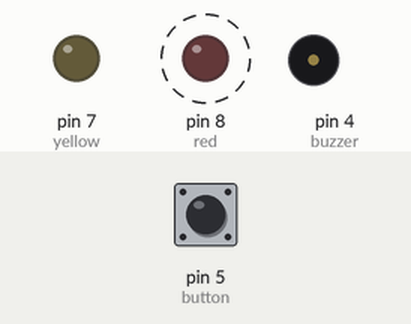
This sketch was run on a simulated Arduino Uno, built with avr-gcc and run on an emulated ATmega328P. On the bench: output pins drawn as LEDs (lit = HIGH), buzzer (waves = sounding). Dashed ring = blinking. Inputs (shaded band) come from the test bench; at power-on: pin 5 (button) HIGH.

Above: at 2.8 s.
2.9 s: pin 5 (button) pulled LOW for 1.2 s
At 4.1 s:
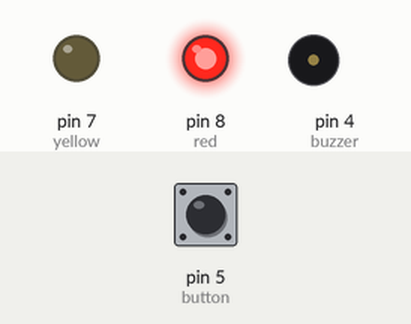
At 19.1 s:
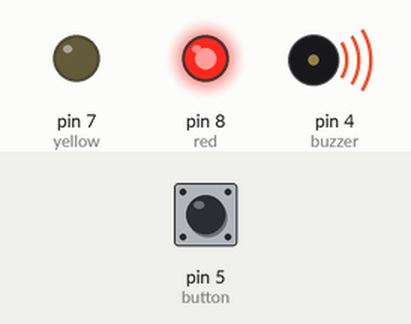
Timing chart, 0 to 36.5 s (numbered marks = the images above; inputs shaded):
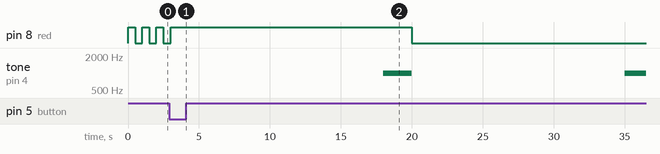

Measured:
- after the input at 2.9 s, tone on pin 4 (buzzer): silent → 1000 Hz after 15.1 s, → silent 2.0 s later, → 1000 Hz 15.0 s later

The sketch:

Lab1Code.ino
```cpp
int red = 8;
int yellow = 7;
int green = 6;
int button = 5;
int buzzer = 4;
bool state = false;
bool initial = false;
void setup() {
pinMode(red,OUTPUT);
pinMode(yellow,OUTPUT);
pinMode(red,OUTPUT);
pinMode (button,INPUT_PULLUP);
pinMode(buzzer,OUTPUT);
  // put your setup code here, to run once:

}

void loop()
   {           //int
 state = !(digitalRead(button));

     if (state|initial) {
         initial = true;
     }
        else{
      initial = false;
      }

     if (initial){
          digitalWrite(red,HIGH);
          delay(15000);
          tone(buzzer,1000);
          delay(2000);          //delay for buzzer
          noTone(buzzer);
          digitalWrite(red,LOW);

          digitalWrite(green,HIGH);
          delay(15000);
          tone(buzzer,1000);            //the
          delay(2000);
          noTone(buzzer);
          digitalWrite(green,LOW);


          digitalWrite(yellow,HIGH);
          delay(3000);
          tone(buzzer,1000);
          delay(1000);
          noTone(buzzer);
          digitalWrite(yellow,LOW);
          }

      else {
         digitalWrite(red,HIGH);
         delay(500);
         digitalWrite(red,LOW);
         delay(500);
     }
}


  // put your main code here, to run repeatedly:
```
